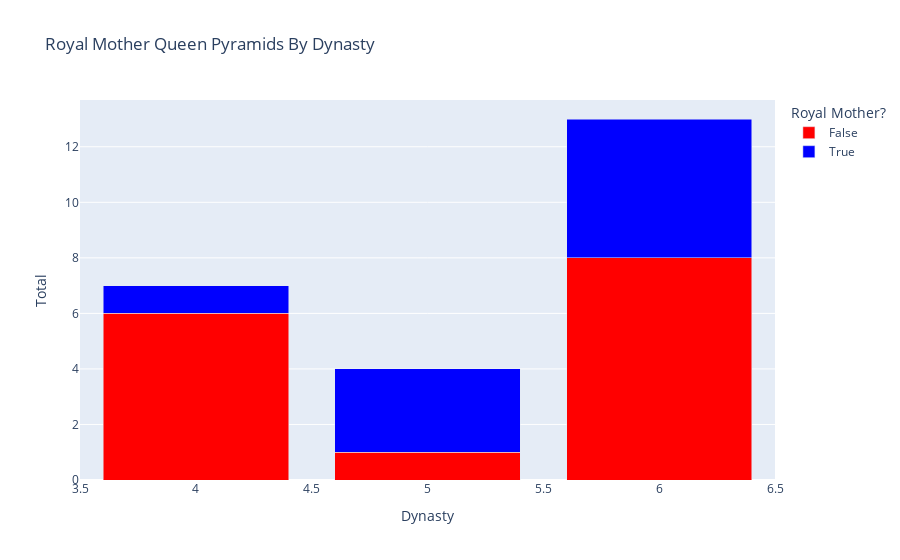

Notebook code for this chart:
### Code cell
royal_mother_title_dyn = queen_data.groupby('dynasty', as_index=False)['royal_mother_title'].value_counts()
fig = px.bar(
    royal_mother_title_dyn,
    x='dynasty',
    y='count',
    color='royal_mother_title',
    color_discrete_sequence=['red', 'blue'],
    barmode='stack',
    labels={
        'dynasty': 'Dynasty',
        'count': 'Total',
        'royal_mother_title': 'Royal Mother?'
    },
    title='Royal Mother Queen Pyramids By Dynasty'
)
fig.show()

### Figure 1 — Plotly figure (JSON) as saved in the notebook; plotly's stock layout.template omitted (floating-point values rounded to 4 significant figures)
{"data": [{"alignmentgroup": "True", "hovertemplate": "Royal Mother?=False<br>Dynasty=%{x}<br>Total=%{y}<extra></extra>", "legendgroup": "False", "marker": {"color": "red", "pattern": {"shape": ""}}, "name": "False", "offsetgroup": "False", "orientation": "v", "showlegend": true, "textposition": "auto", "type": "bar", "x": [4, 5, 6], "xaxis": "x", "y": [6, 1, 8], "yaxis": "y"}, {"alignmentgroup": "True", "hovertemplate": "Royal Mother?=True<br>Dynasty=%{x}<br>Total=%{y}<extra></extra>", "legendgroup": "True", "marker": {"color": "blue", "pattern": {"shape": ""}}, "name": "True", "offsetgroup": "True", "orientation": "v", "showlegend": true, "textposition": "auto", "type": "bar", "x": [4, 5, 6], "xaxis": "x", "y": [1, 3, 5], "yaxis": "y"}], "layout": {"barmode": "stack", "legend": {"title": {"text": "Royal Mother?"}, "tracegroupgap": 0}, "title": {"text": "Royal Mother Queen Pyramids By Dynasty"}, "xaxis": {"anchor": "y", "domain": [0, 1], "title": {"text": "Dynasty"}}, "yaxis": {"anchor": "x", "domain": [0, 1], "title": {"text": "Total"}}}}
